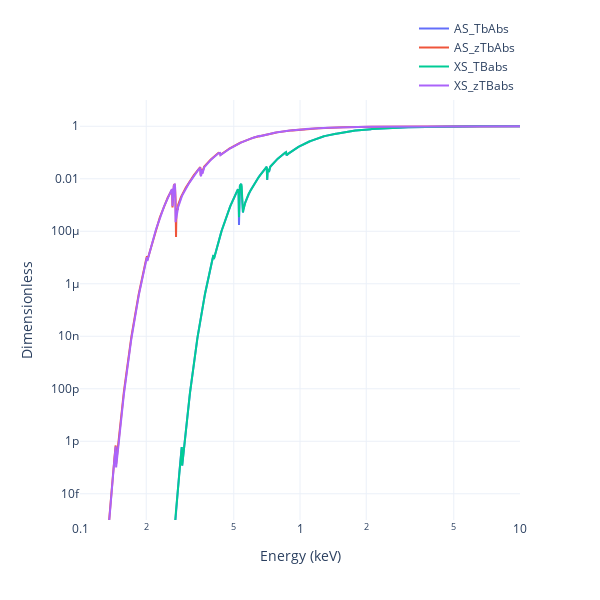

Write notebook code for a chart like this one.
### Code cell
earr = np.logspace(-1, 1, 1000)

modelplot = Plot.model(ploter='plotly', style='NoU', post=False, yrange=[1e-15, 1e1])
modelplot.add_model(as_tbabs_ins, E=earr)
modelplot.add_model(as_ztbabs_ins, E=earr)
modelplot.add_model(xs_tbabs_ins, E=earr)
modelplot.add_model(xs_ztbabs_ins, E=earr)
fig = modelplot.get_fig()

### Figure 1 — Plotly figure (JSON) as saved in the notebook; plotly's stock layout.template omitted (floating-point values rounded to 4 significant figures; data arrays with more than 128 entries replaced by an {"elided": "..."} marker saying what was removed)
{"data": [{"line": {"color": "#636EFA", "width": 2}, "mode": "lines", "name": "AS_TbAbs", "showlegend": true, "type": "scatter", "x": {"elided": "1000 float values"}, "y": {"elided": "1000 float values"}}, {"line": {"color": "#EF553B", "width": 2}, "mode": "lines", "name": "AS_zTbAbs", "showlegend": true, "type": "scatter", "x": {"elided": "1000 float values"}, "y": {"elided": "1000 float values"}}, {"line": {"color": "#00CC96", "width": 2}, "mode": "lines", "name": "XS_TBabs", "showlegend": true, "type": "scatter", "x": {"elided": "1000 float values"}, "y": {"elided": "1000 float values"}}, {"line": {"color": "#AB63FA", "width": 2}, "mode": "lines", "name": "XS_zTBabs", "showlegend": true, "type": "scatter", "x": {"elided": "1000 float values"}, "y": {"elided": "1000 float values"}}], "layout": {"height": 600, "legend": {"x": 1, "xanchor": "right", "y": 1, "yanchor": "bottom"}, "width": 600, "xaxis": {"title": {"text": "Energy (keV)"}, "type": "log"}, "yaxis": {"range": [-15, 1], "title": {"text": "Dimensionless"}, "type": "log"}}}
